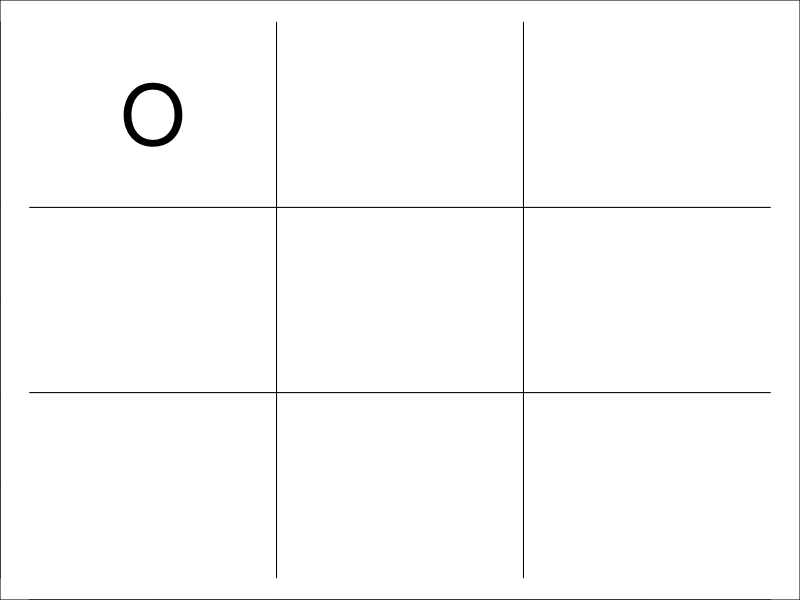

R code for this plot:
# Feito por: Rodrigo Coster - 2009
# www.dadosaleatorios.com.br

jv <- function() {
 tecla <- function(a,b) { return() }
 clica <- function(a,b,c) { 
  checa <- function() {
   jo <- cbind(matrix(1:9,ncol=3),matrix(1:9,ncol=3,byrow=T),c(1,5,9),c(7,5,3))
   for (j in 1:8) {
    if (sum(jogo[jo[,j]]) %in% c(3,12)) {
     m <- jo[c(1,3),j]
     x <- as.integer((m-1)/3)+.5
     y <- 2.5 - ((m-1) %% 3)
     lines(x,y,col='red',lwd=4)
     return(TRUE)
    }
   }
   return(FALSE)
  }
  m <- sum((as.integer(c(b,1-c)*3)+c(0,1))*c(3,1))
  if (jogo[m] == 0) {
   jogo[m] <<- 4
   x <- as.integer((m-1)/3)+.5
   y <- 2.5 - ((m-1) %% 3)
   points(x,y,pch='X')
   if ((any(jogo == 0)) && (checa() == FALSE)) { 
    m <- joga(jogo) 
    jogo[m] <<- 1 
    x <- as.integer((m-1)/3)+.5
    y <- 2.5 - ((m-1) %% 3)
    points(x,y,pch='O')
    checa()
   }
   if ((checa() == TRUE) || (all(jogo != 0))) { return('ok') }
  }
 }
 joga <- function(jogo) {
  jo <- cbind(matrix(1:9,ncol=3),matrix(1:9,ncol=3,byrow=T),c(1,5,9),c(7,5,3))
  pontos <- rbind(c(8,2),c(4,1),c(0,0))
  marca <- c(rep(3,4),1,rep(3,4))/2
  for (i in 1:3) {
   for (j in 1:8) {
    if (sum(jogo[jo[,j]]) %in% pontos[i,]) {
     marca[jo[,j]] <- marca[jo[,j]] * (8 - 2 * i) * ifelse(sum(jogo[jo[,j]]) == 8,10,1) * ifelse(sum(jogo[jo[,j]]) == 2,20,1)
    }
   } 
  }
  marca[jogo != 0] <- 0
  out <- which.max(marca)
  if (sum(marca == max(marca)) > 1) { out <- sample((1:9)[marca == max(marca)],1) }
  return(out)
 }
 par(mar=c(0,0,0,0),cex=5)
 plot(1,xlim=c(0,3),ylim=c(0,3),type='n',xlab='',ylab='')
 lines(c(2,2),c(0,3))
 lines(c(1,1),c(0,3))
 lines(c(0,3),c(1,1))
 lines(c(0,3),c(2,2))
 jogo <- matrix(0,3,3)
 if (runif(1) < .5) {
#  m <- sample(c(1,3,7,9),1)
  m <- joga(jogo)
  jogo[m] <- 1 
  x <- as.integer((m-1)/3)+.5
  y <- 2.5 - ((m-1) %% 3)
  points(x,y,pch='O')
 }
 a <- getGraphicsEvent("Tic-Tac-Toe :)", onMouseUp = clica, onKeybd = tecla) 
 return(invisible())
}

jv()
